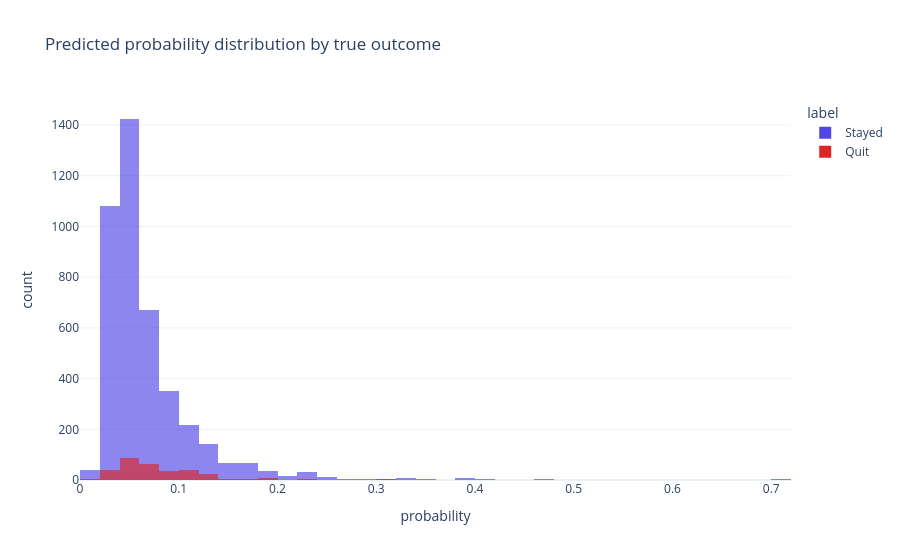

Write notebook code for a chart like this one.
### Markdown cell above
## 8. Score separation by true label

### Code cell
sep_df = pd.DataFrame({'probability': proba, 'label': np.where(y_true == 1, 'Quit', 'Stayed')})
fig = px.histogram(
    sep_df, x='probability', color='label', barmode='overlay', nbins=40,
    color_discrete_map={'Stayed': '#4f46e5', 'Quit': '#dc2626'}, opacity=0.65,
    title='Predicted probability distribution by true outcome',
)
fig.update_layout(template='plotly_white')
fig.show()

### Figure 1 — Plotly figure (JSON) as saved in the notebook; plotly's stock layout.template omitted (floating-point values rounded to 4 significant figures; data arrays with more than 128 entries replaced by an {"elided": "..."} marker saying what was removed)
{"data": [{"bingroup": "x", "hovertemplate": "label=Stayed<br>probability=%{x}<br>count=%{y}<extra></extra>", "legendgroup": "Stayed", "marker": {"color": "#4f46e5", "opacity": 0.65, "pattern": {"shape": ""}}, "name": "Stayed", "nbinsx": 40, "orientation": "v", "showlegend": true, "type": "histogram", "x": {"elided": "4188 float values"}, "xaxis": "x", "yaxis": "y"}, {"bingroup": "x", "hovertemplate": "label=Quit<br>probability=%{x}<br>count=%{y}<extra></extra>", "legendgroup": "Quit", "marker": {"color": "#dc2626", "opacity": 0.65, "pattern": {"shape": ""}}, "name": "Quit", "nbinsx": 40, "orientation": "v", "showlegend": true, "type": "histogram", "x": {"elided": "312 float values"}, "xaxis": "x", "yaxis": "y"}], "layout": {"barmode": "overlay", "legend": {"title": {"text": "label"}, "tracegroupgap": 0}, "title": {"text": "Predicted probability distribution by true outcome"}, "xaxis": {"anchor": "y", "domain": [0.0, 1.0], "title": {"text": "probability"}}, "yaxis": {"anchor": "x", "domain": [0.0, 1.0], "title": {"text": "count"}}}}
